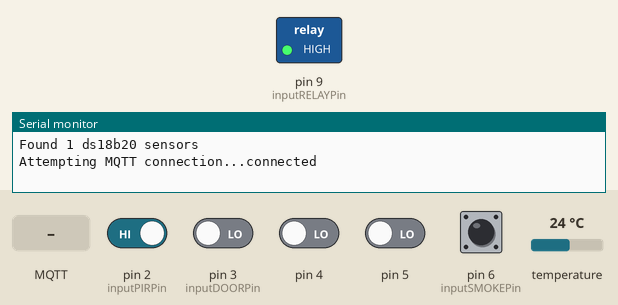
Recording of a sketch running on a simulated Arduino Uno, built with avr-gcc and run on an emulated ATmega328P. Shown: switched loads named in the sketch (green lamp = pin HIGH), the last lines printed to the serial monitor. The inputs (shaded band) are chosen by the test bench; at power-on: pin 2 (inputPIRPin) HIGH, pin 3 (inputDOORPin), pin 4, pin 5, pin 6 (inputSMOKEPin) LOW, temperature 24 °C. WiFi joins after 1.5 s; servers stay silent unless stated; random numbers use the default seed unless the sketch sets one; no MQTT or app messages arrive unless stated.

Above: at 1.2 s.
1.3 s: MQTT message "0" arrives on the first subscribed topic
At 2.4 s:
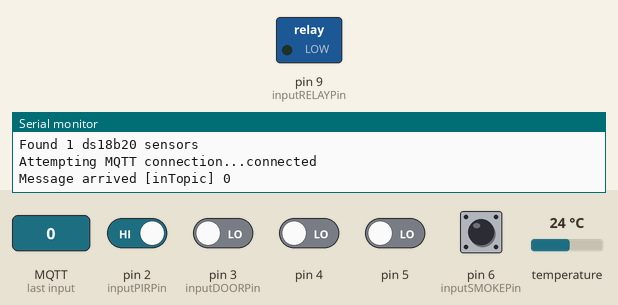
3.4 s: MQTT message "1" arrives on the first subscribed topic
At 4.9 s:
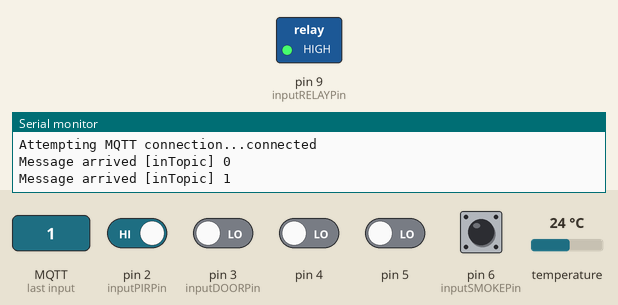
5.4 s: MQTT message "2" arrives on the first subscribed topic
At 7.4 s:
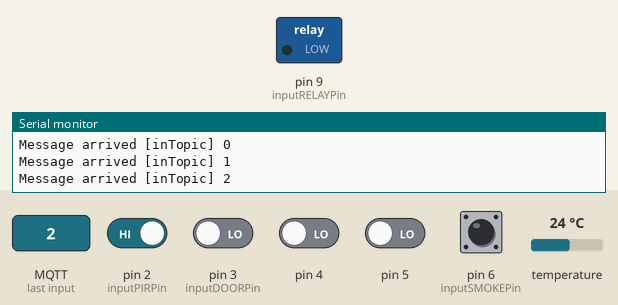
Timing chart, 0 to 8.9 s (numbered marks = the images above; inputs shaded):
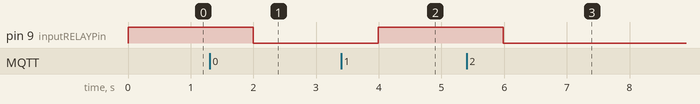

The sketch:

myMQTT.ino
```cpp
#include <PubSubClient.h>
#include <SPI.h>
#include <Ethernet.h>
#include <OneWire.h>
#include <DallasTemperature.h>

#define MAX_ATTACHED_DS18B20 16
#define TEMPERATURE_PRECISION 12         // Точность измерений в битах (по умолчанию 12)


OneWire ds(7);
DallasTemperature sensors(&ds);

byte inputPIRPin = 2;  // инициализируем пин для получения сигнала от пироэлектрического датчика движения
byte inputDOORPin = 3;  // инициализируем пин для получения сигнала от датчика двери
byte inputSMOKEPin = 6;  // инициализируем пин для получения сигнала от датчика дыма
byte inputRELAYPin = 9;  // инициализируем пин для получения сигнала от датчика дыма

byte inputW5100Reset = 8; // инициализируем пин для сброса W5100

const char* mqtt_server = "192.168.8.100";


DeviceAddress deviceAddresses[MAX_ATTACHED_DS18B20];

float lastTemperature[MAX_ATTACHED_DS18B20];

byte numSensors = 0;

long previousMillis = 0;

bool g_pins[10];

byte mac[] = {
  0xDE, 0xAD, 0xBE, 0xEF, 0xFE, 0xED };
IPAddress ip(192,168,8, 80);

EthernetClient ethClient;
PubSubClient client(ethClient);

boolean to_publish_first_time = true;

byte timeInterval = 1000;

byte addr[8] = {0X28,0XFF,0X05,0XCB,0X50,0X16,0X04,0X6B};

void setup() {
    // put your setup code here, to run once:
    pinMode(inputPIRPin, INPUT);  // объявляем PIR датчик в качестве INPUT
    pinMode(inputDOORPin, INPUT);  // объявляем датчик двери в качестве INPUT
    pinMode(inputSMOKEPin, INPUT);  // объявляем датчик дыма в качестве INPUT
    pinMode(7, INPUT);  // pin7 - датчик температуры в качестве INPUT
    // подготавливаем реле-модуль:
    pinMode(inputRELAYPin, OUTPUT);
    digitalWrite(inputRELAYPin, LOW);
    // preparing w5100 for reset
    pinMode(inputW5100Reset, OUTPUT);
    digitalWrite(inputRELAYPin, HIGH);
    // открываем последовательную коммуникацию на скорости 9600 бод:
    Serial.begin(9600);


//    sensors.setWaitForConversion(false);
    sensors.setResolution(10);
    sensors.begin();
    numSensors = sensors.getDeviceCount();
    for (int i = 0; i < numSensors; i++) {
      if (!sensors.getAddress(deviceAddresses[i], i)) {                     // Если не удалось получить идентификатор
        Serial.println("Unable to find address for Device " + String(i));   // Выдаем сообщение об этом
      } else {
        sensors.setResolution(deviceAddresses[i], TEMPERATURE_PRECISION);
      }
    }

    Serial.println("Found " + String(numSensors) + " ds18b20 sensors");

    resetW5100(false);
}


void callback(char* topic, byte* payload, unsigned int length) {
  Serial.print("Message arrived [");
  Serial.print(topic);
  Serial.print("] ");
  for (int i = 0; i < length; i++) {
    Serial.print((char)payload[i]);
  }
  Serial.println();
  if ((char)payload[0] == '1') {
    digitalWrite(inputRELAYPin, HIGH);   // Turn the RElay on
  } else {
    digitalWrite(inputRELAYPin, LOW);  // Turn the relay off
  }
}


void reconnect() {
  // Loop until we're reconnected
  while (!client.connected()) {
    Serial.print("Attempting MQTT connection...");
    // Create a random client ID
    String clientId = "BoilerRoomClient-";
    clientId += String(random(0xffff), HEX);
    // Attempt to connect
    if (client.connect(clientId.c_str())) {
      Serial.println("connected");
      // Once connected, publish an announcement...
      client.publish("outTopic", "Connected");
      // ... and resubscribe
      client.subscribe("inTopic");
    } else {
      Serial.print("failed, rc=");
      Serial.print(client.state());
      Serial.println("try to reset eth borad and connect again in 5 seconds");
      // Wait 5 seconds before retrying
      resetW5100(true);
      delay(1000);
    }
  }
}

void loop() {
  // put your main code here, to run repeatedly:
  if (!client.connected()) {
    reconnect();
  }
  client.loop();

  // получаем данные с шины DS18B20
  if (millis() - previousMillis > timeInterval)
  {
    // Fetch temperatures from Dallas sensors
    for (int i = 0; i < numSensors && i < MAX_ATTACHED_DS18B20; i++) {
      // Fetch and round temperature to one decimal
      //float temperature = sensors.getTempCByIndex(i);
      float temperature = sensors.getTempC(deviceAddresses[i]);
      // Only send data if temperature has changed and no error
      if (lastTemperature[i] != temperature && temperature != -127.00 && temperature != 85.00) {
        String tmpTopic = "temperature/sensor" + String(i);
        char str_temp[6];
        dtostrf(temperature, 2, 1, str_temp);
        client.publish(tmpTopic.c_str(), str_temp);
        lastTemperature[i]=temperature;
      }
    }
    sensors.requestTemperatures();
    previousMillis = millis();
  }


  for (int pin = 2; pin < 10; pin++) {
    if (pin != 7){
      bool val = digitalRead(pin) == HIGH;
      if (val != g_pins[pin]){
        String tmpTopic = "data/pin" + String(pin);
        String a = val ? "ON" : "OFF";
        client.publish(tmpTopic.c_str(), a.c_str());
        g_pins[pin] = val;
      }
    }
  }

}

void resetW5100(boolean rst) {
    if(rst){
      digitalWrite(inputW5100Reset, LOW);  //low resets the W5100 chip
      delay(250);  //Keep this short
      digitalWrite(inputW5100Reset, HIGH);
      delay(500);
    }
    Ethernet.begin(mac, ip);
    delay(50);
    client.setServer(mqtt_server, 1883);
    client.setCallback(callback);
}
```

Measured:
- after the input at 1.3 s, pin 9 (inputRELAYPin): HIGH → LOW after 0.70 s
- after the input at 3.4 s, pin 9 (inputRELAYPin): LOW → HIGH after 0.59 s
- after the input at 5.4 s, pin 9 (inputRELAYPin): HIGH → LOW after 0.58 s
